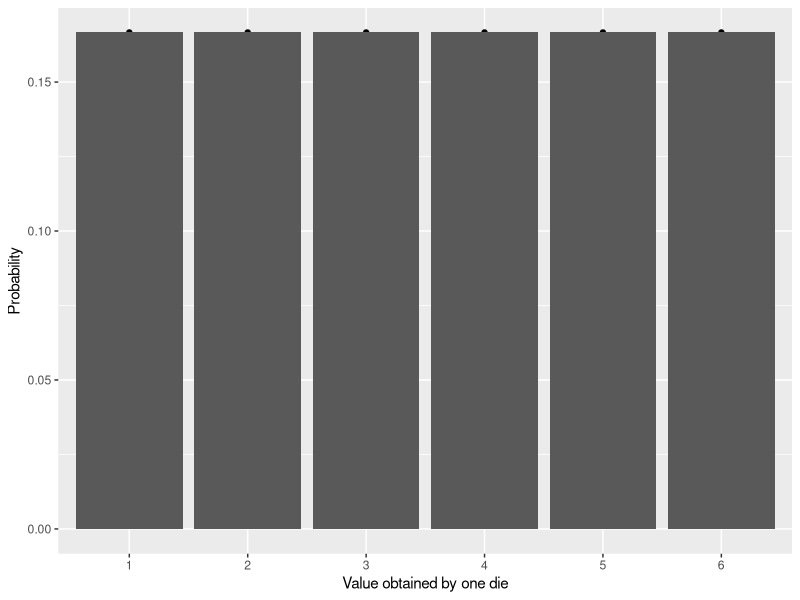

The R script that drew this image:
max <- 6
nb_events <- max
proba <- as.vector(1:max)

for (i in 1:max) {
  proba[i] <- 1 / nb_events
}

require(ggplot2)

png("2.1.png", width=1920, height=1080)
qplot(factor(1:max), proba[1:max],
xlab = "Value obtained by one die",
ylab = "Probability") + geom_bar(stat="identity")
dev.off() 